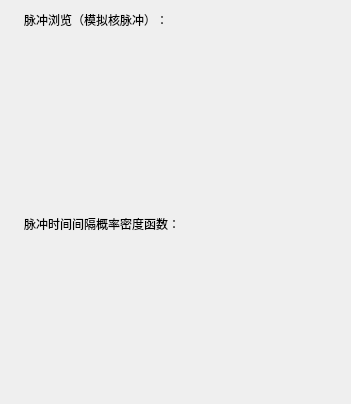
                <widget class="QWidget" name="scrollAreaWidgetContents_5">
                 <property name="geometry">
                  <rect>
                   <x>0</x>
                   <y>-24</y>
                   <width>351</width>
                   <height>394</height>
                  </rect>
                 </property>
                 <layout class="QGridLayout" name="gridLayout_12">
                  <item row="4" column="1">
                   <widget class="QLabel" name="label_43">
                    <property name="text">
                     <string/>
                    </property>
                   </widget>
                  </item>
                  <item row="14" column="1">
                   <widget class="QLabel" name="label_48">
                    <property name="text">
                     <string/>
                    </property>
                   </widget>
                  </item>
                  <item row="6" column="1">
                   <widget class="QLabel" name="label_50">
                    <property name="text">
                     <string/>
                    </property>
                   </widget>
                  </item>
                  <item row="11" column="2" rowspan="8" colspan="3">
                   <layout class="QVBoxLayout" name="verticalLayout_pulse_time_gragh"/>
                  </item>
                  <item row="7" column="1">
                   <widget class="QLabel" name="label_47">
                    <property name="text">
                     <string/>
                    </property>
                   </widget>
                  </item>
                  <item row="13" column="1">
                   <widget class="QLabel" name="label_46">
                    <property name="text">
                     <string/>
                    </property>
                   </widget>
                  </item>
                  <item row="1" column="1">
                   <widget class="QLabel" name="label_39">
                    <property name="text">
                     <string/>
                    </property>
                   </widget>
                  </item>
                  <item row="18" column="1">
                   <widget class="QLabel" name="label_53">
                    <property name="text">
                     <string/>
                    </property>
                   </widget>
                  </item>
                  <item row="8" column="1">
                   <widget class="QLabel" name="label_40">
                    <property name="text">
                     <string/>
                    </property>
                   </widget>
                  </item>
                  <item row="5" column="1">
                   <widget class="QLabel" name="label_49">
                    <property name="text">
                     <string/>
                    </property>
                   </widget>
                  </item>
                  <item row="17" column="1">
                   <widget class="QLabel" name="label_54">
                    <property name="text">
                     <string/>
                    </property>
                   </widget>
                  </item>
                  <item row="3" column="1">
                   <widget class="QLabel" name="label_42">
                    <property name="text">
                     <string/>
                    </property>
                   </widget>
                  </item>
                  <item row="11" column="1">
                   <widget class="QLabel" name="label_52">
                    <property name="text">
                     <string/>
                    </property>
                   </widget>
                  </item>
                  <item row="15" column="1">
                   <widget class="QLabel" name="label_45">
                    <property name="text">
                     <string/>
                    </property>
                   </widget>
                  </item>
                  <item row="2" column="1">
                   <widget class="QLabel" name="label_41">
                    <property name="text">
                     <string/>
                    </property>
                   </widget>
                  </item>
                  <item row="9" column="4">
                   <spacer name="horizontalSpacer_8">
                    <property name="orientation">
                     <enum>Qt::Horizontal</enum>
                    </property>
                    <property name="sizeHint" stdset="0">
                     <size>
                      <width>40</width>
                      <height>20</height>
                     </size>
                    </property>
                   </spacer>
                  </item>
                  <item row="0" column="2" colspan="3">
                   <widget class="QLabel" name="label_29">
                    <property name="sizePolicy">
                     <sizepolicy hsizetype="Preferred" vsizetype="Maximum">
                      <horstretch>0</horstretch>
                      <verstretch>0</verstretch>
                     </sizepolicy>
                    </property>
                    <property name="text">
                     <string>脉冲浏览（模拟核脉冲）：</string>
                    </property>
                   </widget>
                  </item>
                  <item row="10" column="2" colspan="3">
                   <widget class="QLabel" name="label_51">
                    <property name="text">
                     <string>脉冲时间间隔概率密度函数：</string>
                    </property>
                   </widget>
                  </item>
                  <item row="12" column="1">
                   <widget class="QLabel" name="label_55">
                    <property name="text">
                     <string/>
                    </property>
                   </widget>
                  </item>
                  <item row="16" column="1">
                   <widget class="QLabel" name="label_44">
                    <property name="text">
                     <string/>
                    </property>
                   </widget>
                  </item>
                  <item row="1" column="2" rowspan="8" colspan="3">
                   <layout class="QVBoxLayout" name="verticalLayout_pulse_gragh"/>
                  </item>
                 </layout>
                </widget>
